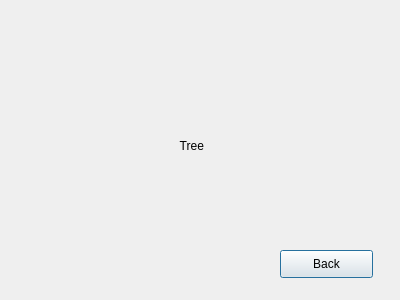
<?xml version="1.0" encoding="UTF-8"?>
<ui version="4.0">
 <class>Tree</class>
 <widget class="QDialog" name="Tree">
  <property name="geometry">
   <rect>
    <x>0</x>
    <y>0</y>
    <width>400</width>
    <height>300</height>
   </rect>
  </property>
  <property name="windowTitle">
   <string>Dialog</string>
  </property>
  <widget class="QLabel" name="label">
   <property name="geometry">
    <rect>
     <x>140</x>
     <y>110</y>
     <width>131</width>
     <height>71</height>
    </rect>
   </property>
   <property name="text">
    <string>            Tree</string>
   </property>
  </widget>
  <widget class="QPushButton" name="pushBack">
   <property name="geometry">
    <rect>
     <x>280</x>
     <y>250</y>
     <width>93</width>
     <height>28</height>
    </rect>
   </property>
   <property name="text">
    <string>Back</string>
   </property>
  </widget>
 </widget>
 <resources/>
 <connections/>
</ui>
